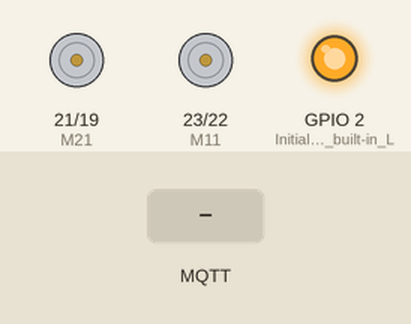
A sketch run on a simulated ESP32. Shown: motor-driver pin pairs drawn as motors (green arrow = first pin HIGH = forward, orange = second pin HIGH = backward, longer = more drive), output pins drawn as LEDs (lit = HIGH). The inputs (shaded band) are chosen by the test bench. WiFi joins after 1.5 s; servers stay silent unless stated; random numbers use the default seed unless the sketch sets one; no MQTT or app messages arrive unless stated; what the sketch prints to the serial monitor is not drawn.

Above: at 2.8 s.
2.9 s: MQTT message "0" arrives on the first subscribed topic
At 3.7 s:
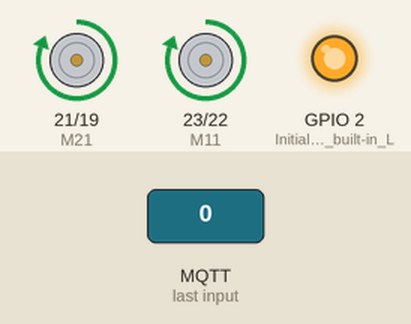
4.4 s: MQTT message "1" arrives on the first subscribed topic
At 4.8 s:
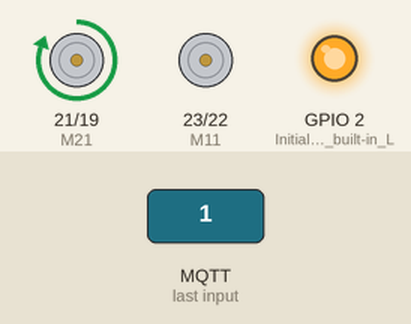
5.9 s: MQTT message "3" arrives on the first subscribed topic
At 7.1 s:
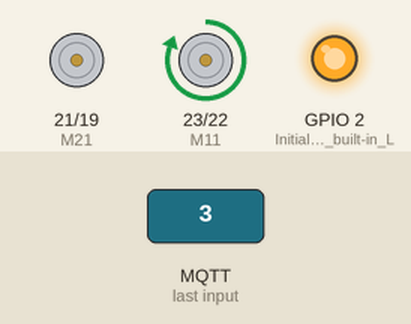
7.4 s: MQTT message "4" arrives on the first subscribed topic
At 8.3 s:
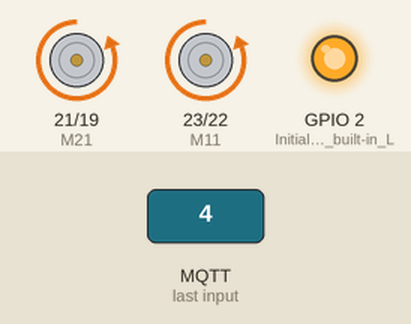
Timing chart, 0 to 9.9 s (numbered marks = the images above; inputs shaded):
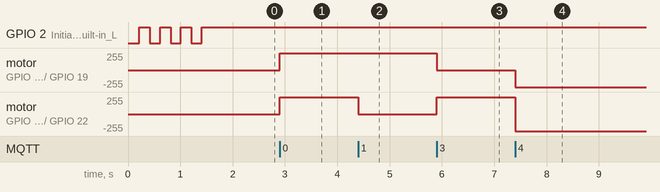

Measured:
- after the input at 2.9 s, motor on GPIO 21 (M21) / GPIO 19 (M22), motor on GPIO 23 (M11) / GPIO 22 (M12): stopped → forward 255/255 at once
- after the input at 4.4 s, motor on GPIO 23 (M11) / GPIO 22 (M12): forward 255/255 → stopped at once
- after the input at 5.9 s, motor on GPIO 21 (M21) / GPIO 19 (M22): forward 255/255 → stopped at once; motor on GPIO 23 (M11) / GPIO 22 (M12): stopped → forward 255/255 at once
- after the input at 7.4 s, motor on GPIO 21 (M21) / GPIO 19 (M22): stopped → backward 255/255 at once; motor on GPIO 23 (M11) / GPIO 22 (M12): forward 255/255 → backward 255/255 at once

The sketch:

teleOp_esp32.ino
```cpp
#include <WiFi.h>
#include <PubSubClient.h>

const char* ssid = "your-wifi-ssid";
const char* password = "your-password";
const char* mqtt_server = "test.mosquitto.org";

WiFiClient espClient;
PubSubClient client(espClient);

unsigned long lastMsg = 0;
String msgStr = "";

int
M11 = 23,
M12 = 22,
M21 = 21,
M22 = 19;

void forward() {
     digitalWrite(M11, HIGH);
     digitalWrite(M12, LOW);
     digitalWrite(M21, HIGH);
     digitalWrite(M22, LOW);
     Serial.println("forward");
}

void backward(){
     digitalWrite(M11, LOW);
     digitalWrite(M12, HIGH);
     digitalWrite(M21, LOW);
     digitalWrite(M22, HIGH);
     Serial.println("backward");
}
void left(){
     digitalWrite(M11, LOW);
     digitalWrite(M12, LOW);
     digitalWrite(M21, HIGH);
     digitalWrite(M22, LOW);
     Serial.println("left");
}
void right(){
     digitalWrite(M11, HIGH);
     digitalWrite(M12, LOW);
     digitalWrite(M21, LOW);
     digitalWrite(M22, LOW);
     Serial.println("right");
}
void stay(){
     digitalWrite(M11, LOW);
     digitalWrite(M12, LOW);
     digitalWrite(M21, LOW);
     digitalWrite(M22, LOW);
     Serial.println("stop");
}

void setup_wifi() {
  delay(10);
  Serial.println();
  Serial.print("Connecting to ");
  Serial.println(ssid);

  WiFi.mode(WIFI_STA);
  WiFi.begin(ssid, password);

  while (WiFi.status() != WL_CONNECTED) {
    Serial.print(".");
    digitalWrite(2, 0);
    delay(200);
    digitalWrite(2, 1);
    delay(200);
  }

  randomSeed(micros());

  Serial.println("");
  Serial.println("WiFi connected");
  Serial.println("IP address: ");
  Serial.println(WiFi.localIP());
}

void callback(char* topic, byte* payload, unsigned int length) {
  Serial.print("Message arrived [");
  Serial.print(topic);
  Serial.print("] ");
  for (int i = 0; i < length; i++) {
    Serial.print((char)payload[i]);
  }
  Serial.println();

  if ((char)payload[0] == '0') {
    forward();
  } else if ((char)payload[0] == '1') {
    left();
  }
  else if ((char)payload[0] == '2') {
    stay();
  }
  else if ((char)payload[0] == '3') {
    right();
  }
  else if ((char)payload[0] == '4') {
    backward();
  }
}

void reconnect() {
  while (!client.connected()) {
    Serial.print("Attempting MQTT connection...");
    String clientId = "ESP32Client-";
    clientId += String(random(0xffff), HEX);
    if (client.connect(clientId.c_str())) {
      Serial.println("connected");
      client.subscribe("robot/movementplayer3");
    } else {
      Serial.print("failed, rc=");
      Serial.print(client.state());
      Serial.println(" try again in 5 seconds");
      delay(5000);
    }
  }
}

void setup() {
  pinMode(LED_BUILTIN, OUTPUT); // Initialize the built-in LED pin as output (on ESP32 it is usually GPIO2)
  pinMode(23, OUTPUT);           // Use GPIO23 for M11
  pinMode(22, OUTPUT);           // Use GPIO22 for M12
  pinMode(21, OUTPUT);           // Use GPIO21 for M21
  pinMode(19, OUTPUT);           // Use GPIO19 for M22

  Serial.begin(115200);
  setup_wifi();
  client.setServer(mqtt_server, 1883);
  client.setCallback(callback);
}

void loop() {
  if (!client.connected()) {
    reconnect();
  }
  client.loop();

  unsigned long now = millis();
  if (now - lastMsg > 2000) {
    lastMsg = now;
    msgStr = "";
    delay(50);
  }
}
```
